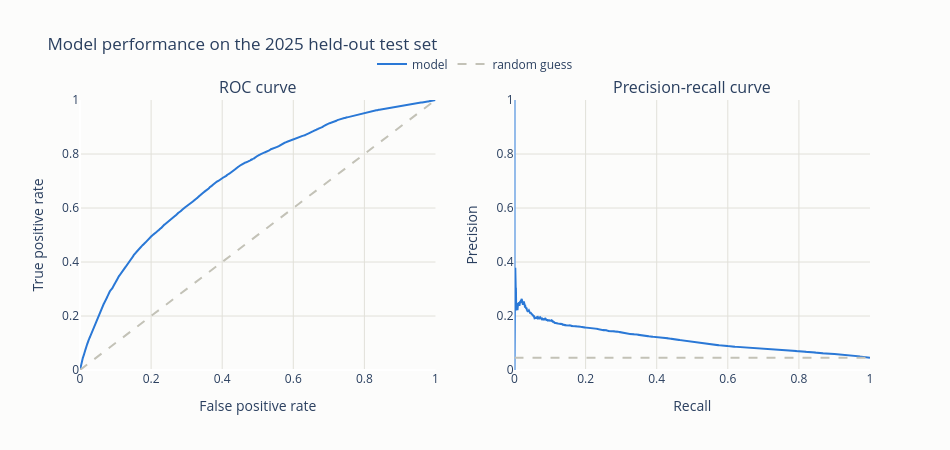

Notebook cell for this chart:
### Markdown cell above
The classification report above is a single snapshot at the 0.5 threshold. Because class_weight="balanced"
was used, that threshold is not necessarily the right operating point for this problem — it treats a missed
deterioration and a false alarm as equally costly, which is unlikely to be true for a bridge inspection
program. The ROC and precision-recall curves below show the full tradeoff across every threshold at once.

### Code cell
import plotly.graph_objects as go
from plotly.subplots import make_subplots
from sklearn.metrics import precision_recall_curve, roc_curve

MODEL_COLOR = "#2a78d6"
REFERENCE_COLOR = "#c3c2b7"

fpr, tpr, _ = roc_curve(y_test, test_proba)
precision, recall, _ = precision_recall_curve(y_test, test_proba)

fig = make_subplots(
    rows=1, cols=2,
    subplot_titles=("ROC curve", "Precision-recall curve"),
)

fig.add_trace(
    go.Scatter(x=fpr, y=tpr, mode="lines", name="model", line=dict(color=MODEL_COLOR, width=2)),
    row=1, col=1,
)
fig.add_trace(
    go.Scatter(x=[0, 1], y=[0, 1], mode="lines", name="random guess",
               line=dict(color=REFERENCE_COLOR, width=2, dash="dash")),
    row=1, col=1,
)

fig.add_trace(
    go.Scatter(x=recall, y=precision, mode="lines", name="model", showlegend=False,
               line=dict(color=MODEL_COLOR, width=2)),
    row=1, col=2,
)
fig.add_trace(
    go.Scatter(x=[0, 1], y=[y_test.mean(), y_test.mean()], mode="lines", name="random guess",
               showlegend=False, line=dict(color=REFERENCE_COLOR, width=2, dash="dash")),
    row=1, col=2,
)

fig.update_xaxes(title_text="False positive rate", range=[0, 1], gridcolor="#e1e0d9", row=1, col=1)
fig.update_yaxes(title_text="True positive rate", range=[0, 1], gridcolor="#e1e0d9", row=1, col=1)
fig.update_xaxes(title_text="Recall", range=[0, 1], gridcolor="#e1e0d9", row=1, col=2)
fig.update_yaxes(title_text="Precision", range=[0, 1], gridcolor="#e1e0d9", row=1, col=2)
fig.update_layout(
    title_text="Model performance on the 2025 held-out test set",
    height=450, width=950,
    plot_bgcolor="#fcfcfb", paper_bgcolor="#fcfcfb",
    legend=dict(orientation="h", yanchor="bottom", y=1.08, xanchor="center", x=0.5),
)
fig.show()

### Figure 1 — Plotly figure (JSON) as saved in the notebook; plotly's stock layout.template omitted (floating-point values rounded to 4 significant figures; data arrays with more than 128 entries replaced by an {"elided": "..."} marker saying what was removed)
{"data": [{"line": {"color": "#2a78d6", "width": 2}, "mode": "lines", "name": "model", "type": "scatter", "x": {"elided": "11602 float values"}, "xaxis": "x", "y": {"elided": "11602 float values"}, "yaxis": "y"}, {"line": {"color": "#c3c2b7", "dash": "dash", "width": 2}, "mode": "lines", "name": "random guess", "type": "scatter", "x": [0, 1], "xaxis": "x", "y": [0, 1], "yaxis": "y"}, {"line": {"color": "#2a78d6", "width": 2}, "mode": "lines", "name": "model", "showlegend": false, "type": "scatter", "x": {"elided": "137907 float values"}, "xaxis": "x2", "y": {"elided": "137907 float values"}, "yaxis": "y2"}, {"line": {"color": "#c3c2b7", "dash": "dash", "width": 2}, "mode": "lines", "name": "random guess", "showlegend": false, "type": "scatter", "x": [0, 1], "xaxis": "x2", "y": [0.04545, 0.04545], "yaxis": "y2"}], "layout": {"annotations": [{"font": {"size": 16}, "showarrow": false, "text": "ROC curve", "x": 0.225, "xanchor": "center", "xref": "paper", "y": 1, "yanchor": "bottom", "yref": "paper"}, {"font": {"size": 16}, "showarrow": false, "text": "Precision-recall curve", "x": 0.775, "xanchor": "center", "xref": "paper", "y": 1, "yanchor": "bottom", "yref": "paper"}], "height": 450, "legend": {"orientation": "h", "x": 0.5, "xanchor": "center", "y": 1.08, "yanchor": "bottom"}, "paper_bgcolor": "#fcfcfb", "plot_bgcolor": "#fcfcfb", "title": {"text": "Model performance on the 2025 held-out test set"}, "width": 950, "xaxis": {"anchor": "y", "domain": [0, 0.45], "gridcolor": "#e1e0d9", "range": [0, 1], "title": {"text": "False positive rate"}}, "xaxis2": {"anchor": "y2", "domain": [0.55, 1], "gridcolor": "#e1e0d9", "range": [0, 1], "title": {"text": "Recall"}}, "yaxis": {"anchor": "x", "domain": [0, 1], "gridcolor": "#e1e0d9", "range": [0, 1], "title": {"text": "True positive rate"}}, "yaxis2": {"anchor": "x2", "domain": [0, 1], "gridcolor": "#e1e0d9", "range": [0, 1], "title": {"text": "Precision"}}}}
